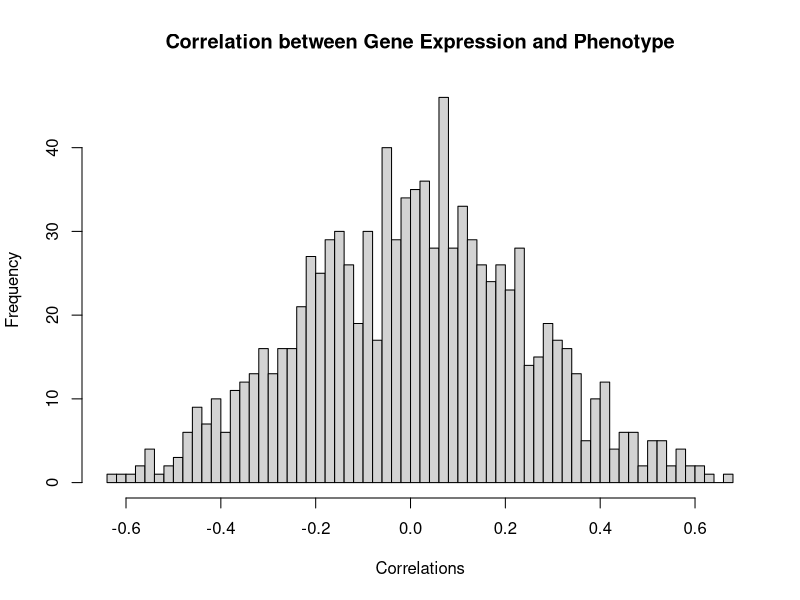

Recreate this plot in R.
## ---- chunk 1
nsamp=20
pheno=rnorm(nsamp)
## ---- chunk 2
ngene=1000
genes=matrix(rnorm(nsamp*ngene),ncol=nsamp)
## ---- chunk 3
cors=cor(t(genes),pheno)
## ---- chunk 4
hist(cors,nclass=50,xlab="Correlations",main="Correlation between Gene Expression and Phenotype")
## ---- chunk 5
nsel=10
selgenes=order(cors,decreasing=FALSE)[1:nsel]
sigGenes=genes[selgenes,]
## ---- chunk 6
regout=lm(pheno~t(sigGenes))
R2=var(fitted(regout))/var(pheno)
anova(regout)
R2
